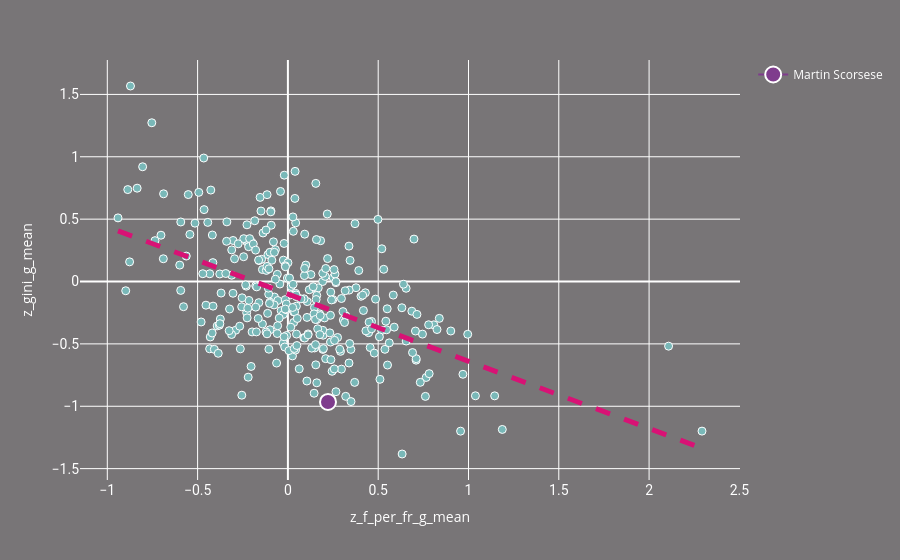

Source (notebook cell):
### Code cell
x = "z_f_per_fr_g_mean"
y = "z_gini_g_mean"
plot_directors_against_sample(g, x, y, [name])

### Figure 1 — Plotly figure (JSON) as saved in the notebook; plotly's stock layout.template omitted (floating-point values rounded to 4 significant figures; data arrays with more than 128 entries replaced by an {"elided": "..."} marker saying what was removed)
{"data": [{"customdata": {"elided": "317x1 str values"}, "hovertemplate": "z_f_per_fr_g_mean=%{x}<br>z_gini_g_mean=%{y}<br>name=%{customdata[0]}<extra></extra>", "legendgroup": "", "marker": {"color": "#79b8b8", "line": {"color": "white", "width": 1}, "size": 8, "symbol": "circle"}, "mode": "markers", "name": "", "orientation": "v", "showlegend": false, "type": "scatter", "x": {"elided": "317 float values"}, "xaxis": "x", "y": {"elided": "317 float values"}, "yaxis": "y"}, {"hovertemplate": "<b>OLS trendline</b><br>z_gini_g_mean = -0.538905 * z_f_per_fr_g_mean + -0.100376<br>R<sup>2</sup>=0.269680<br><br>z_f_per_fr_g_mean=%{x}<br>z_gini_g_mean=%{y} <b>(trend)</b><extra></extra>", "legendgroup": "", "line": {"color": "#d81275", "dash": "dash", "width": 5}, "marker": {"color": "#79b8b8", "line": {"color": "white", "width": 1}, "size": 8, "symbol": "circle"}, "mode": "lines", "name": "Trend", "showlegend": false, "type": "scatter", "x": {"elided": "317 float values"}, "xaxis": "x", "y": {"elided": "317 float values"}, "yaxis": "y"}, {"marker": {"color": "rgb(127, 60, 141)", "line": {"color": "white", "width": 2}, "size": 16}, "name": "Martin Scorsese", "type": "scatter", "x": [0.2221], "y": [-0.9655]}], "layout": {"font": {"color": "white"}, "legend": {"tracegroupgap": 0}, "margin": {"t": 60}, "paper_bgcolor": "#787577", "plot_bgcolor": "rgba(61, 61, 61, 0)", "title": {"font": {"color": "white", "family": "Raleway", "size": 22}, "text": "", "x": 0.5, "xanchor": "center", "y": 0.9, "yanchor": "top"}, "xaxis": {"anchor": "y", "domain": [0, 1], "tickfont": {"color": "white", "family": "Roboto", "size": 14}, "title": {"text": "z_f_per_fr_g_mean"}}, "yaxis": {"anchor": "x", "domain": [0, 1], "layer": "below traces", "tickfont": {"color": "white", "family": "Roboto", "size": 14}, "title": {"text": "z_gini_g_mean"}}}}
